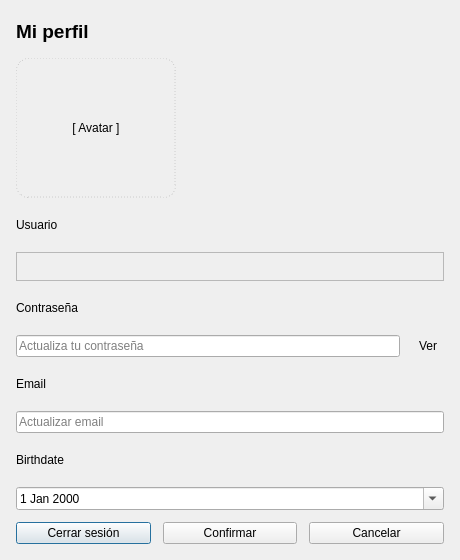
<?xml version="1.0" encoding="UTF-8"?>
<ui version="4.0">
 <class>ProfileDialog</class>
 <widget class="QDialog" name="ProfileDialog">
  <property name="geometry">
   <rect>
    <x>0</x>
    <y>0</y>
    <width>460</width>
    <height>560</height>
   </rect>
  </property>
  <property name="windowTitle">
   <string>Perfil</string>
  </property>
  <layout class="QVBoxLayout" name="verticalLayout">
   <property name="spacing">
    <number>12</number>
   </property>
   <property name="leftMargin">
    <number>16</number>
   </property>
   <property name="topMargin">
    <number>16</number>
   </property>
   <property name="rightMargin">
    <number>16</number>
   </property>
   <property name="bottomMargin">
    <number>16</number>
   </property>
   <item>
    <layout class="QHBoxLayout" name="titleLayout">
     <item>
      <widget class="QLabel" name="titleLabel">
       <property name="font">
        <font>
         <pointsize>14</pointsize>
         <weight>75</weight>
         <bold>true</bold>
        </font>
       </property>
       <property name="text">
        <string>Mi perfil</string>
       </property>
       <property name="alignment">
        <set>Qt::AlignLeft|Qt::AlignVCenter</set>
       </property>
      </widget>
     </item>
     <item>
      <spacer name="titleSpacer">
       <property name="orientation">
        <enum>Qt::Horizontal</enum>
       </property>
       <property name="sizeType">
        <enum>QSizePolicy::Expanding</enum>
       </property>
       <property name="sizeHint" stdset="0">
        <size>
         <width>40</width>
         <height>20</height>
        </size>
       </property>
      </spacer>
     </item>
     <item>
      <spacer name="titleSpacer2">
       <property name="orientation">
        <enum>Qt::Horizontal</enum>
       </property>
       <property name="sizeType">
        <enum>QSizePolicy::Minimum</enum>
       </property>
       <property name="sizeHint" stdset="0">
        <size>
         <width>20</width>
         <height>20</height>
        </size>
       </property>
      </spacer>
     </item>
    </layout>
   </item>
   <item>
    <widget class="QLabel" name="avatarPlaceholder">
     <property name="minimumSize">
      <size>
       <width>140</width>
       <height>140</height>
      </size>
     </property>
     <property name="maximumSize">
      <size>
       <width>160</width>
       <height>160</height>
      </size>
     </property>
     <property name="frameShape">
      <enum>QFrame::NoFrame</enum>
     </property>
     <property name="alignment">
      <set>Qt::AlignCenter</set>
     </property>
     <property name="text">
      <string notr="true">[ Avatar ]</string>
     </property>
     <property name="styleSheet">
      <string notr="true">border: 1px dashed #cccccc; border-radius: 12px; padding: 12px;</string>
     </property>
    </widget>
   </item>
   <item>
    <widget class="QLabel" name="usernameLabel">
     <property name="text">
      <string>Usuario</string>
     </property>
    </widget>
   </item>
   <item>
    <widget class="QLabel" name="usernameValue">
     <property name="frameShape">
      <enum>QFrame::StyledPanel</enum>
     </property>
     <property name="frameShadow">
      <enum>QFrame::Sunken</enum>
     </property>
     <property name="text">
      <string/>
     </property>
     <property name="alignment">
      <set>Qt::AlignLeft|Qt::AlignVCenter</set>
     </property>
     <property name="margin">
      <number>6</number>
     </property>
    </widget>
   </item>
   <item>
    <widget class="QLabel" name="passwordLabel">
     <property name="text">
      <string>Contraseña</string>
     </property>
    </widget>
   </item>
   <item>
    <layout class="QHBoxLayout" name="passwordLayout">
     <item>
      <widget class="QLineEdit" name="passwordLineEdit">
       <property name="placeholderText">
        <string>Actualiza tu contraseña</string>
       </property>
       <property name="echoMode">
        <enum>QLineEdit::Password</enum>
       </property>
      </widget>
     </item>
     <item>
      <widget class="QToolButton" name="togglePasswordButton">
       <property name="toolTip">
        <string>Mostrar/ocultar contraseña</string>
       </property>
       <property name="text">
        <string>Ver</string>
       </property>
       <property name="autoRaise">
        <bool>true</bool>
       </property>
      </widget>
     </item>
    </layout>
   </item>
   <item>
    <widget class="QLabel" name="emailLabel">
     <property name="text">
      <string>Email</string>
     </property>
    </widget>
   </item>
   <item>
    <widget class="QLineEdit" name="emailLineEdit">
     <property name="placeholderText">
      <string>Actualizar email</string>
     </property>
    </widget>
   </item>
   <item>
    <widget class="QLabel" name="birthdateLabel">
     <property name="text">
      <string>Birthdate</string>
     </property>
    </widget>
   </item>
   <item>
    <widget class="QDateEdit" name="birthdateEdit">
     <property name="calendarPopup">
      <bool>true</bool>
     </property>
    </widget>
   </item>
   <item>
    <layout class="QHBoxLayout" name="buttonsLayout">
     <item>
      <widget class="QPushButton" name="logoutButton">
       <property name="text">
        <string>Cerrar sesión</string>
       </property>
      </widget>
     </item>
     <item>
      <widget class="QPushButton" name="confirmButton">
       <property name="text">
        <string>Confirmar</string>
       </property>
      </widget>
     </item>
     <item>
      <widget class="QPushButton" name="cancelButton">
       <property name="text">
        <string>Cancelar</string>
       </property>
      </widget>
     </item>
    </layout>
   </item>
  </layout>
 </widget>
 <resources/>
 <connections/>
</ui>
